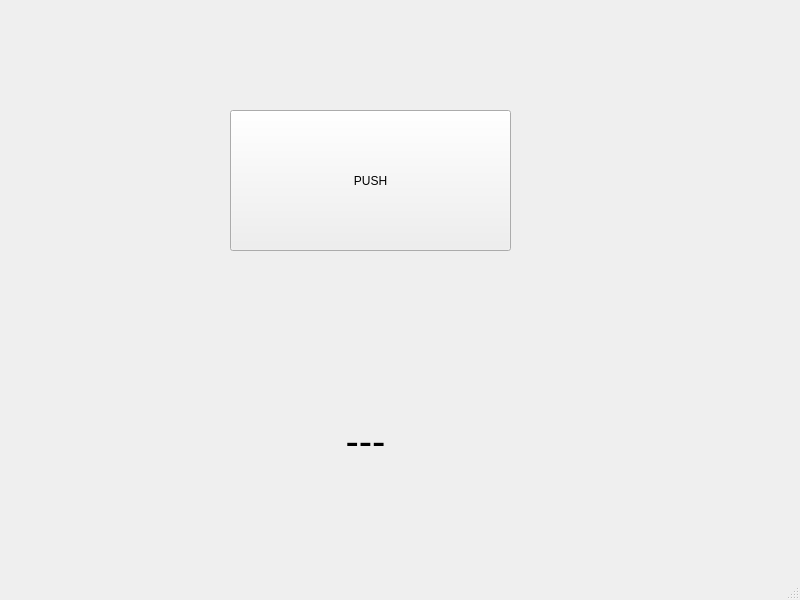
<?xml version="1.0" encoding="UTF-8"?>
<ui version="4.0">
 <class>MainWindow</class>
 <widget class="QMainWindow" name="MainWindow">
  <property name="geometry">
   <rect>
    <x>0</x>
    <y>0</y>
    <width>800</width>
    <height>600</height>
   </rect>
  </property>
  <property name="windowTitle">
   <string>MainWindow</string>
  </property>
  <widget class="QWidget" name="centralwidget">
   <widget class="QPushButton" name="pushButton">
    <property name="geometry">
     <rect>
      <x>230</x>
      <y>110</y>
      <width>281</width>
      <height>141</height>
     </rect>
    </property>
    <property name="text">
     <string>PUSH</string>
    </property>
   </widget>
   <widget class="QLabel" name="label">
    <property name="geometry">
     <rect>
      <x>80</x>
      <y>400</y>
      <width>571</width>
      <height>81</height>
     </rect>
    </property>
    <property name="font">
     <font>
      <pointsize>30</pointsize>
     </font>
    </property>
    <property name="text">
     <string>---</string>
    </property>
    <property name="alignment">
     <set>Qt::AlignCenter</set>
    </property>
   </widget>
  </widget>
  <widget class="QMenuBar" name="menubar">
   <property name="geometry">
    <rect>
     <x>0</x>
     <y>0</y>
     <width>800</width>
     <height>21</height>
    </rect>
   </property>
  </widget>
  <widget class="QStatusBar" name="statusbar"/>
 </widget>
 <resources/>
 <connections/>
</ui>
